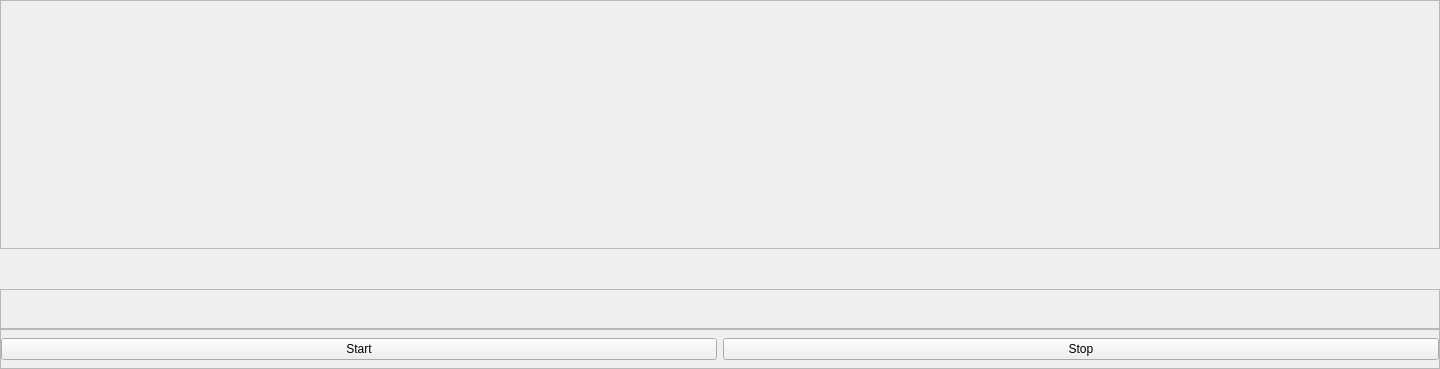
<?xml version="1.0" encoding="UTF-8"?>
<ui version="4.0">
 <class>Form</class>
 <widget class="QWidget" name="Form">
  <property name="geometry">
   <rect>
    <x>0</x>
    <y>0</y>
    <width>1440</width>
    <height>369</height>
   </rect>
  </property>
  <property name="windowTitle">
   <string>Form</string>
  </property>
  <layout class="QVBoxLayout" name="verticalLayout">
   <property name="spacing">
    <number>0</number>
   </property>
   <property name="leftMargin">
    <number>0</number>
   </property>
   <property name="topMargin">
    <number>0</number>
   </property>
   <property name="rightMargin">
    <number>0</number>
   </property>
   <property name="bottomMargin">
    <number>0</number>
   </property>
   <item>
    <widget class="QFrame" name="paramFrame">
     <property name="frameShape">
      <enum>QFrame::StyledPanel</enum>
     </property>
     <property name="frameShadow">
      <enum>QFrame::Raised</enum>
     </property>
    </widget>
   </item>
   <item>
    <widget class="QLabel" name="specLabel">
     <property name="minimumSize">
      <size>
       <width>0</width>
       <height>30</height>
      </size>
     </property>
     <property name="maximumSize">
      <size>
       <width>16777215</width>
       <height>40</height>
      </size>
     </property>
     <property name="text">
      <string/>
     </property>
    </widget>
   </item>
   <item>
    <widget class="QFrame" name="commandFrame">
     <property name="minimumSize">
      <size>
       <width>0</width>
       <height>40</height>
      </size>
     </property>
     <property name="maximumSize">
      <size>
       <width>16777215</width>
       <height>40</height>
      </size>
     </property>
     <property name="frameShape">
      <enum>QFrame::StyledPanel</enum>
     </property>
     <property name="frameShadow">
      <enum>QFrame::Raised</enum>
     </property>
     <layout class="QHBoxLayout" name="horizontalLayout_2">
      <property name="topMargin">
       <number>2</number>
      </property>
      <property name="bottomMargin">
       <number>2</number>
      </property>
      <item>
       <layout class="QHBoxLayout" name="commandLayout"/>
      </item>
     </layout>
    </widget>
   </item>
   <item>
    <widget class="QFrame" name="frame">
     <property name="maximumSize">
      <size>
       <width>16777215</width>
       <height>40</height>
      </size>
     </property>
     <property name="frameShape">
      <enum>QFrame::StyledPanel</enum>
     </property>
     <property name="frameShadow">
      <enum>QFrame::Raised</enum>
     </property>
     <layout class="QHBoxLayout" name="horizontalLayout">
      <property name="leftMargin">
       <number>0</number>
      </property>
      <property name="topMargin">
       <number>0</number>
      </property>
      <property name="rightMargin">
       <number>0</number>
      </property>
      <property name="bottomMargin">
       <number>0</number>
      </property>
      <item>
       <widget class="QPushButton" name="startButton">
        <property name="focusPolicy">
         <enum>Qt::ClickFocus</enum>
        </property>
        <property name="text">
         <string>Start</string>
        </property>
       </widget>
      </item>
      <item>
       <widget class="QPushButton" name="stopButton">
        <property name="focusPolicy">
         <enum>Qt::ClickFocus</enum>
        </property>
        <property name="text">
         <string>Stop</string>
        </property>
       </widget>
      </item>
     </layout>
    </widget>
   </item>
  </layout>
 </widget>
 <resources/>
 <connections/>
</ui>
